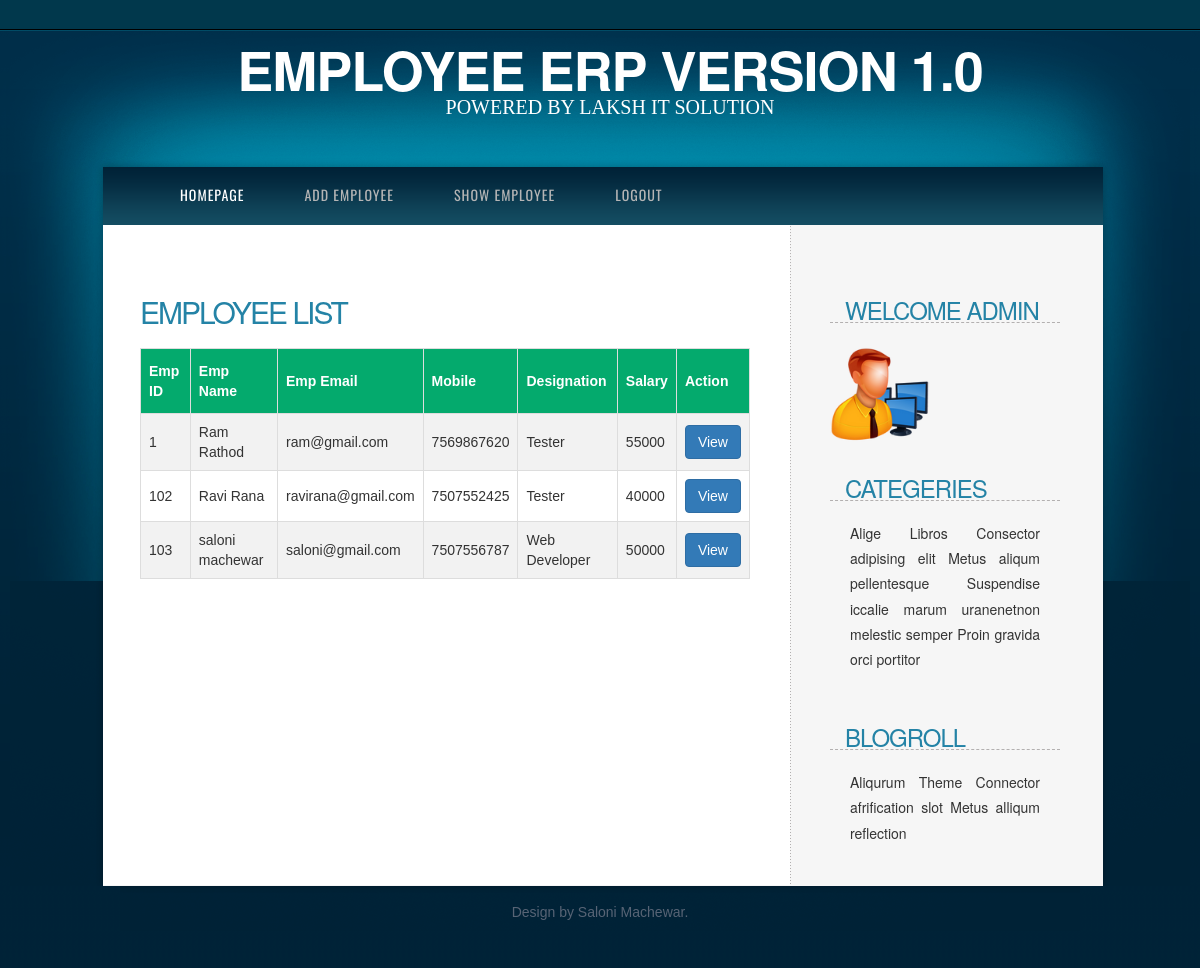
/show-emp, run on the app's committed database.
### homepage/models.py (models this page shows)
class Employee(models.Model):
    empid = models.IntegerField(default=1, primary_key=True)
    empname = models.CharField(max_length=200)
    empemail = models.CharField(max_length=200)
    empmobile = models.CharField(max_length=20)
    empdesignation = models.CharField(max_length=200)
    empsalary = models.IntegerField()

### homepage/views.py (the view)
# urls.py: path('show-emp', views.showemployee, name= 'Admin Show Employee'),
def showemployee(request):
    x = Employee.objects.all()
    return render(request,'adminShowEmployee.html',{'emplist' : x})

### Templates/adminShowEmployee.html (shortened to what this page needs)
{% include "adminheader.html" %}
	<div id="page">
		<div id="page-bgtop">
			<div id="page-bgbtm">
				<div id="page-content">
					<div id="content">
						<div class="post">
							<h2 class="title"><a href="#"> Employee List </a></h2>
						</div>
						<table id="customers">
                                <tr>
                                       <th>Emp ID</th>
                                       <th>Emp Name</th>
									   <th>Emp Email</th>
									   <th>Mobile</th>
                                       <th>Designation</th>
									    <th>Salary</th>
									    <th>Action</th>
                                </tr>
							 {% for n in emplist %}
							      <tr>
									  <td>{{n.empid}}</td>
									  <td>{{n.empname}}</td>
									  <td>{{n.empemail}}</td>
									  <td>{{n.empmobile}}</td>
									  <td>{{n.empdesignation}}</td>
									  <td>{{n.empsalary}}</td>
									  <td><a href="single-record/{{n.empid}}" class="btn btn-primary" >View</a> </td>
							      </tr>
							{% endfor %}
                        </table>
						<div style="clear: both;">&nbsp;</div>
					</div>
					{% include "sidebaradmin.html" %}
				</div>
				<div style="clear: both;">&nbsp;</div>
			</div>
		</div>
	</div>
</div>
<div id="footer">
	<p> Design by <a href="http://www.freecsstemplates.org/">Saloni Machewar</a>.</p>
</div>
</body>
</html>

### Templates/adminheader.html (shortened to what this page needs)
<!DOCTYPE html PUBLIC "-//W3C//DTD XHTML 1.0 Strict//EN" "http://www.w3.org/TR/xhtml1/DTD/xhtml1-strict.dtd">
<html xmlns="http://www.w3.org/1999/xhtml">
<head>
<link href="/static/style.css" rel="stylesheet" type="text/css" media="screen" />
  <link rel="stylesheet" href="https://maxcdn.bootstrapcdn.com/bootstrap/3.4.1/css/bootstrap.min.css">
</head>
<body>
<div id="wrapper">
	<div id="header-wrapper">
		<div id="header">
			<div id="logo">
				<h1><a href="#">Employee ERP Version 1.0 </a></h1>
				<p>Powered By <a href="#">Laksh IT Solution </a></p>
			</div>
		</div>
	</div>
	<div id="menu-wrapper">
		<div id="menu">
			<ul>
				<li class="current_page_item"><a href="#">Homepage</a></li>
				<li><a href="add-employee">Add Employee</a></li>
				<li><a href="show-emp">Show Employee  </a></li>
              <li><a href="admin-logout">Logout </a></li>
			</ul>
		</div>
	</div>

### Templates/sidebaradmin.html
<div id="sidebar">
						<ul>
							<li>
								<h2>Welcome Admin </h2>
								<img src="/static/images/admin.png" width="100px" height="100px" align="center">
							</li>
							<li>
								<h2>CATEGERIES</h2>
								<P>Alige Libros Consector adipising elit Metus aliqum pellentesque Suspendise iccalie marum uranenetnon melestic semper Proin gravida orci portitor</P>
							</li>
							<li>
								<h2>Blogroll</h2>
								<p>Aliqurum Theme Connector afrification slot Metus alliqum reflection</p>
							</li>
						</ul>
					</div>

### static/style.css (style rules this page uses)
body { margin: 0; padding: 0; background: #002236 url(images/img01.gif) repeat-x; font-family: Arial, Helvetica, sans-serif; font-size: 14px; color: #181B20; }
h1, h2, h3 { margin: 0; padding: 0; text-transform: uppercase; font-family: 'Oswald', sans-serif; font-weight: normal; color: #2483A6; }
h1 { font-size: 2em; }
h2 { font-size: 2.4em; }
p, ul, ol { margin-top: 0; line-height: 180%; }
a { text-decoration: none; color: #2483A6; }
#wrapper { margin: 0 auto; padding: 0; background: url(images/img03.gif) no-repeat center top; }
#header-wrapper { height: 167px; background: url(images/img02.gif) no-repeat center top; }
#header { width: 960px; height: 167px; margin: 0 auto; }
#logo { width: 980px; margin: 0px auto; padding: 40px 0px 0px 0px; color: #FFFFFF; }
#logo h1, #logo p { display: block; margin: 0; padding: 0; }
#logo h1 { margin: 0px; letter-spacing: -1px; text-align: center; text-transform: uppercase; font-size: 54px; font-weight: bold; color: #FFFFFF; }
#logo h1 a { color: #FFFFFF; }
#logo p { margin-top: -10px; text-align: center; text-transform: uppercase; font-family: 'Arvo', serif; font-size: 20px; }
#logo a { border: none; background: none; text-decoration: none; color: #FFFFFF; }
#menu-wrapper { background: url(images/img03.gif) no-repeat center top; height: 58px; }
#menu { width: 940px; height: 58px; margin: 0px auto; padding: 0px 20px 0px 20px; }
#menu ul { margin: 0; padding: 0px 0px 0px 0px; list-style: none; line-height: normal; }
#menu li { float: left; }
#menu a { display: block; float: left; height: 56px; margin: 0px; padding: 0px 30px 0px 30px; line-height: 56px; letter-spacing: 1px; text-decoration: none; text-transform: uppercase; font-family: 'Oswald', sans-serif; font-size: 14px; font-weight: normal; color: #B5B5B5; border: none; }
#menu .current_page_item a { color: #FFFFFF; }
#page { background: url(images/img05.gif) repeat-y center top; }
#page-bgtop { background: url(images/img04.gif) no-repeat center top; }
#page-bgbtm { overflow: hidden; padding: 40px 30px 0px 30px; background: url(images/img06.gif) no-repeat center bottom; }
#page-content { width: 920px; margin: 0px auto; }
#content { float: left; width: 610px; padding: 0px 0px 0px 0px; }
.post { clear: both; padding-bottom: 10px; }
.post .title { padding-top: 10px; letter-spacing: -2px; }
.post .title a { color: #2483A6; border: none; }
#sidebar { float: right; width: 230px; padding: 0px 0px 0px 0px; }
#sidebar ul { margin: 0; padding: 0; list-style: none; }
#sidebar li { margin: 0; padding: 0; }
#sidebar h2 { height: 38px; margin-bottom: 20px; padding: 12px 0 0 15px; border-bottom: 1px dashed #B3B0B0; letter-spacing: -1px; font-size: 24px; color: #2483A6; }
#sidebar p { margin: 0 0px; padding: 0px 20px 20px 20px; text-align: justify; }
#footer { width: 960px; height: 55px; margin: 0px auto 40px auto; background: url(images/img07.gif) no-repeat center top; font-family: Arial, Helvetica, sans-serif; }
#footer p { margin: 0; padding-top: 18px; line-height: normal; text-align: center; color: #576475; }
#footer a { color: #576475; }

### Templates/adminShowEmployee.html (style rules this page uses)
#customers { font-family: Arial, Helvetica, sans-serif; border-collapse: collapse; width: 100%; }
#customers td, #customers th { border: 1px solid #ddd; padding: 8px; }
#customers tr:nth-child(even) { background-color: #f2f2f2; }
#customers th { padding-top: 12px; padding-bottom: 12px; text-align: left; background-color: #04AA6D; color: white; }

### data on the page
Employee: empid "1", empname "Ram Rathod", empemail "ram@gmail.com", empmobile "7569867620", empdesignation "Tester", empsalary "55000"
Employee: empid "102", empname "Ravi Rana", empemail "ravirana@gmail.com", empmobile "7507552425", empdesignation "Tester", empsalary "40000"
Employee: empid "103", empname "saloni machewar", empemail "saloni@gmail.com", empmobile "7507556787", empdesignation "Web Developer", empsalary "50000"
